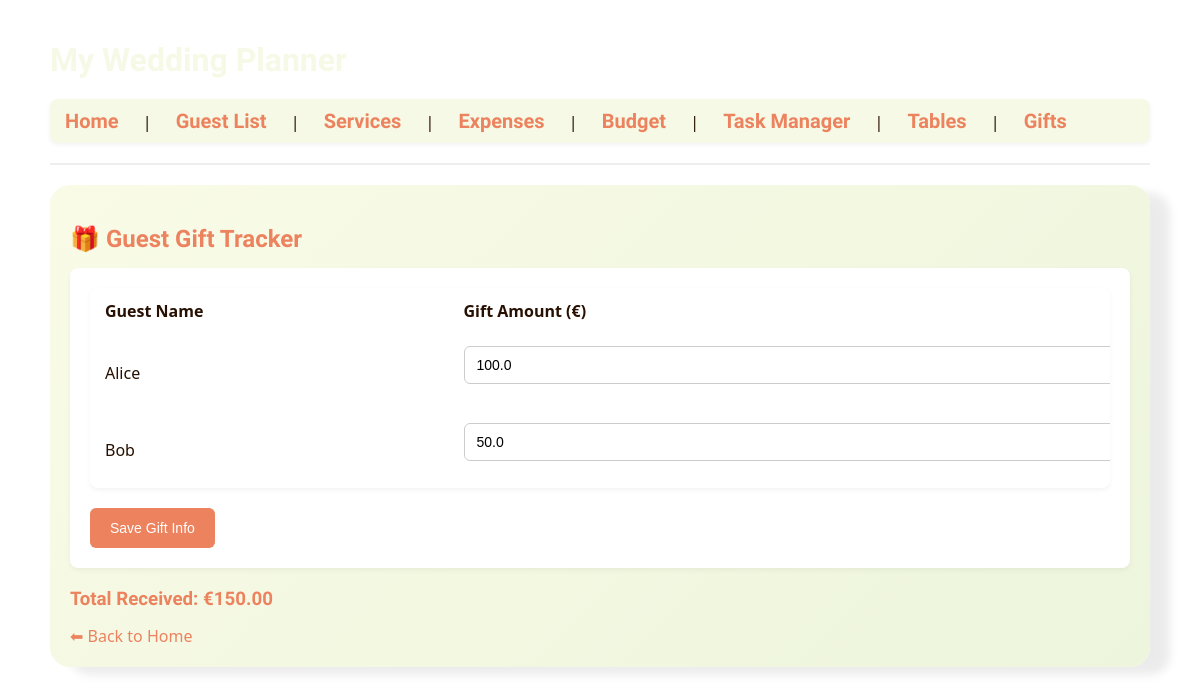
The page /edit_gifts on the database its author committed.
### tables this page shows
CREATE TABLE guests (
        id INTEGER PRIMARY KEY AUTOINCREMENT,
        name TEXT,
        rsvp TEXT,
        dietary TEXT,
        plus_ones INTEGER,
        kids INTEGER,
        hotel INTEGER,
        phone TEXT,
        table_number INTEGER,
        gift_amount REAL
    , table_assignment INTEGER);

### app.py (the view, shortened to what this page needs)
@app.route('/edit_gifts', methods=['GET', 'POST'])
def edit_gifts():
    conn = get_db_connection()
    guests = conn.execute('SELECT * FROM guests').fetchall()
    total_gifts = sum(g['gift_amount'] for g in guests)
    return render_template('edit_gifts.html', guests=guests, total_gifts=total_gifts)

### app.py (called while the page is built)
def get_db_connection():
    conn = sqlite3.connect(DB_PATH)
    conn.row_factory = sqlite3.Row
    return conn

### templates/edit_gifts.html
{% extends 'layout.html' %}
{% block content %}
<div class="content-box">
    <h2>🎁 Guest Gift Tracker</h2>
    <form method="post">
        <table>
            <tr>
                <th>Guest Name</th>
                <th>Gift Amount (€)</th>
            </tr>
            {% for guest in guests %}
            <tr>
                <td>{{ guest.name }}</td>
                <td>
                    <input type="number" step="0.01" name="gift_{{ guest.id }}" value="{{ guest.gift_amount or 0 }}">
                </td>
            </tr>
            {% endfor %}
        </table>
        <button type="submit">Save Gift Info</button>
    </form>
    <h3>Total Received: €{{ "%.2f"|format(total_gifts) }}</h3>
    <a href="{{ url_for('home') }}">⬅ Back to Home</a>
</div>
{% endblock %}

### static/style.css (style rules this page uses)
body { font-family: 'Segoe UI', Tahoma, Geneva, Verdana, sans-serif; background-image: url('images/picture2.jpg'); background-size: cover; background-position: center; background-repeat: no-repeat; color: #271001; margin: 0; padding: 0; }
.content-box { background: linear-gradient(135deg, #f9fbe7, #edf5dc); border-radius: 20px; padding: 20px; box-shadow: 20px 8px 10px rgba(0,0,0,0.08); margin-bottom: 30px; }
h2, h3 { color: #ec825e; margin-bottom: 15px; font-family: 'Borel', cursive; }
table { width: 100%; border-collapse: collapse; margin-bottom: 20px; background-color: #ffffff; border-radius: 8px; overflow: hidden; box-shadow: 0 2px 5px rgba(0,0,0,0.05); }
table th, table td { padding: 12px 15px; text-align: left; }
table th { background-color: #ffffff; font-weight: 600; }
table tr:nth-child(even) { background-color: #ffffff; }
form { background-color: #fff; padding: 20px; border-radius: 8px; box-shadow: 0 2px 5px rgba(0,0,0,0.05); margin-bottom: 20px; }
form input[type="text"], form input[type="number"], form input[type="date"], form select, form textarea { width: 100%; padding: 10px 12px; margin-bottom: 15px; border: 1px solid #ccc; border-radius: 6px; font-size: 14px; transition: border-color 0.2s; }
form button { background-color: #ec825e; color: #fff; border: none; padding: 12px 20px; border-radius: 6px; cursor: pointer; font-size: 14px; transition: background-color 0.2s; }
a { color: #ec825e; text-decoration: none; }

### rows shown on the page
guests: name "Alice", gift_amount "100.0"
guests: name "Bob", gift_amount "50.0"

### other values the page prints
{{ "%.2f"|format(total_gifts) }} "150.00"
